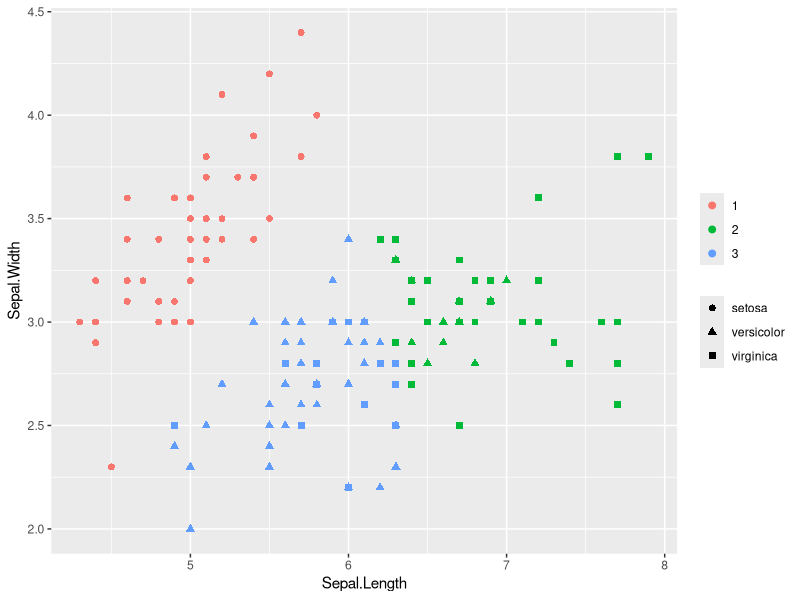
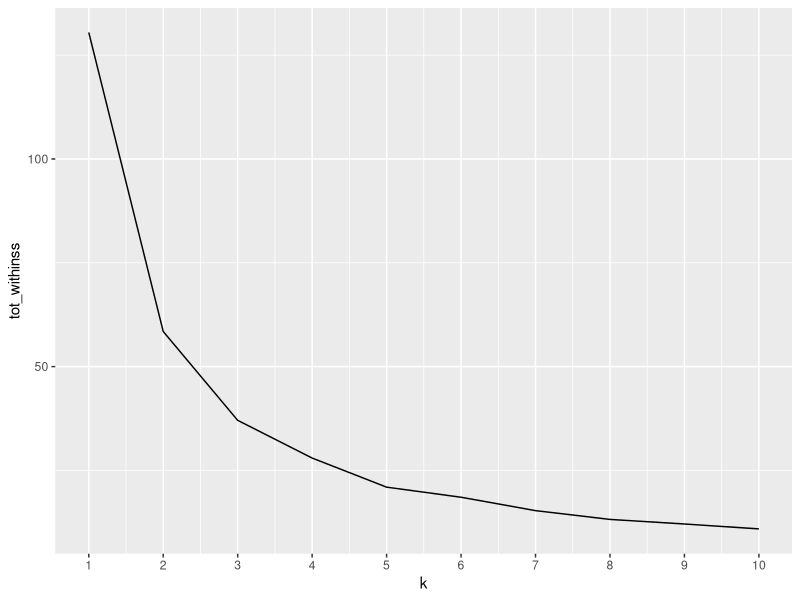
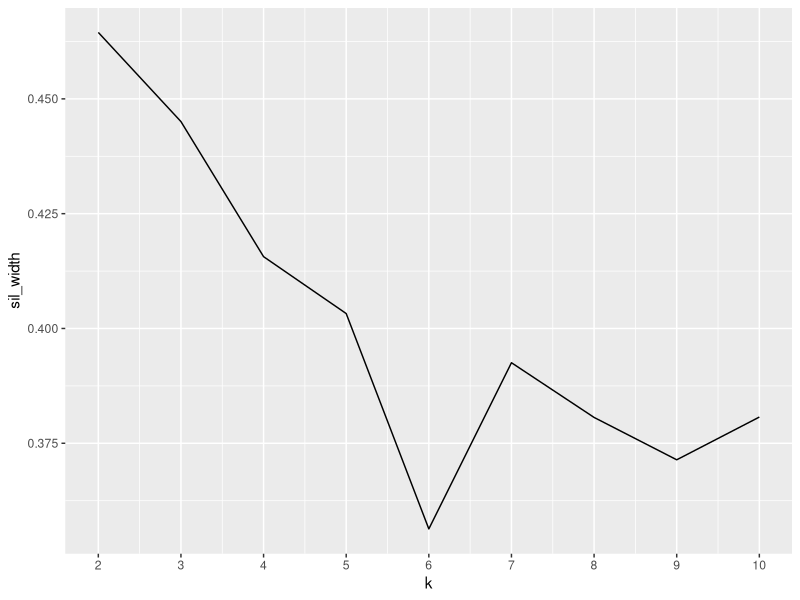

Reproduce these figures in R, in order.
## ---- chunk 1
knitr::opts_chunk$set(echo = TRUE)
## ---- chunk 2
model_km = kmeans(iris[,1:2], centers=3)
iris$cluster = model_km$cluster
library(ggplot2)
ggplot(iris, aes(Sepal.Length, Sepal.Width, color=as.factor(cluster), shape=Species)) + geom_point(size=2) + theme(legend.title = element_blank())
## ---- chunk 3
library(purrr)
# Use map_dbl to run many models with varying value of k (centers)
tot_withinss <- map_dbl(1:10,  function(k){
  model <- kmeans(x = iris[,1:2], centers = k)
  model$tot.withinss
})

# Generate a data frame containing both k and tot_withinss
elbow_df <- data.frame(
  k = 1:10,
  tot_withinss = tot_withinss
)

# Plot the elbow plot
ggplot(elbow_df, aes(x = k, y = tot_withinss)) +
  geom_line() +
  scale_x_continuous(breaks = 1:10)
## ---- chunk 4
library(cluster)
# Use map_dbl to run many models with varying value of k
sil_width = map_dbl(2:10,  function(k){
  model = kmeans(x = iris[,1:2], centers = k)
  ss = silhouette(model$cluster, dist(iris[,1:2]))
  mean(ss[,3]) #sil_width
})

# Generate a data frame containing both k and sil_width
sil_df = data.frame(
  k = 2:10,
  sil_width = sil_width
)

# Plot the relationship between k and sil_width
ggplot(sil_df, aes(x = k, y = sil_width)) +
  geom_line() +
  scale_x_continuous(breaks = 2:10)
